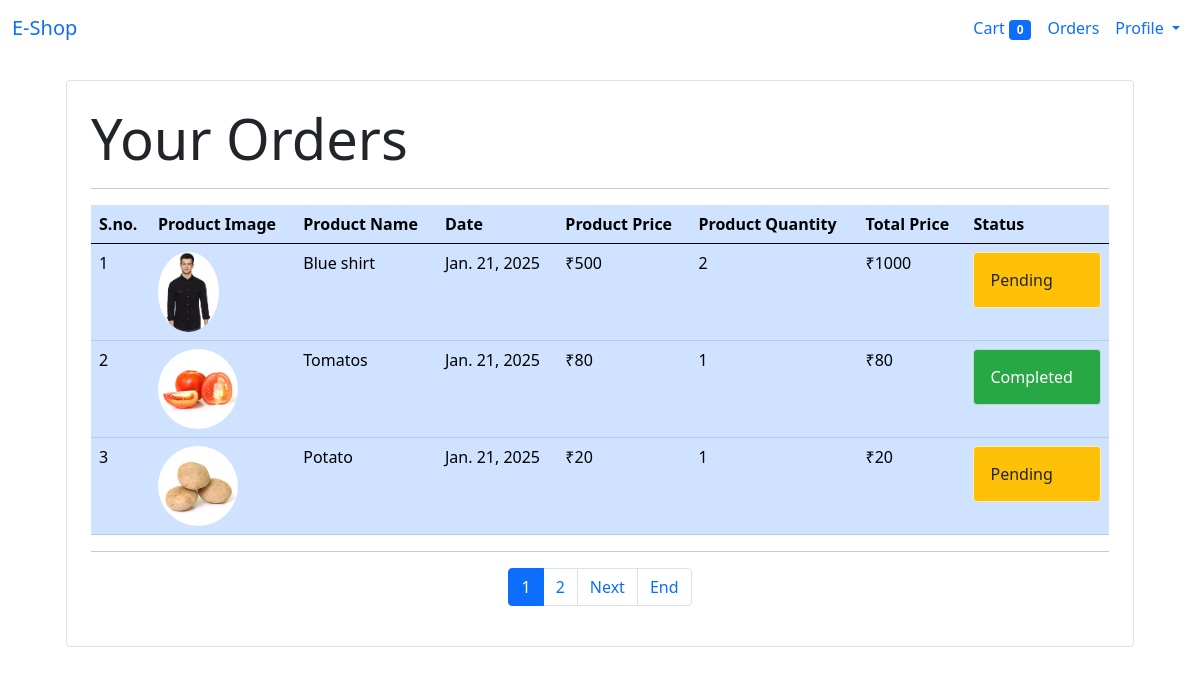
/orders/ (signed in), run on an earlier commit of the app's database.
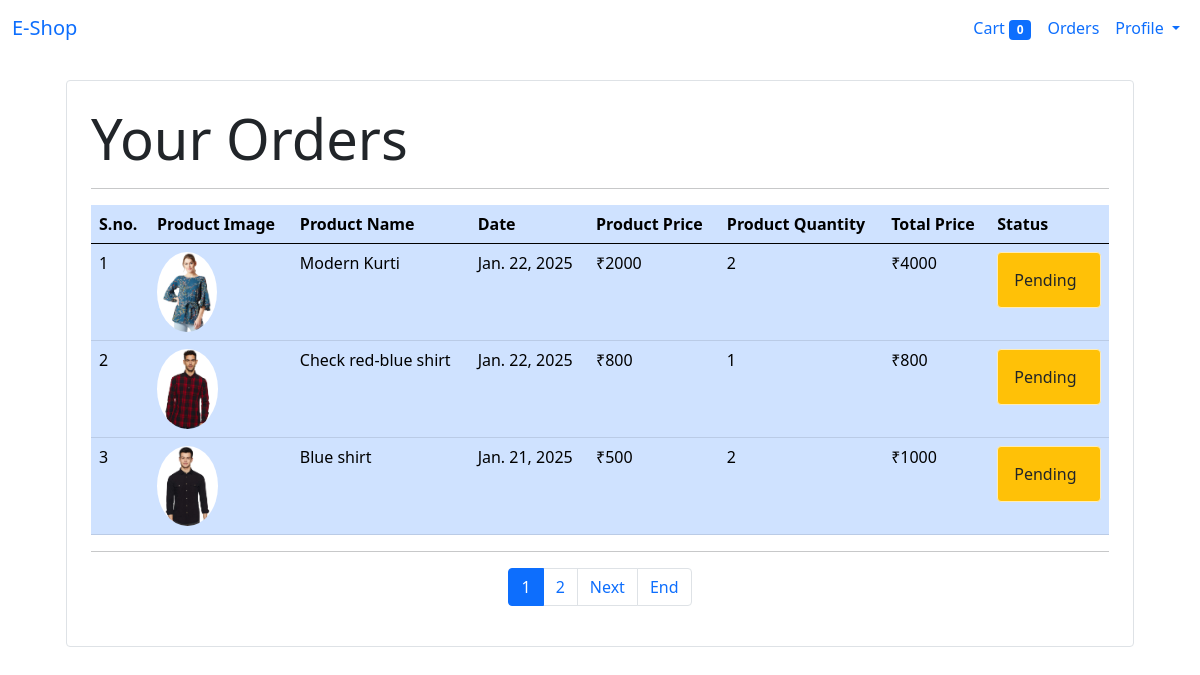
And on a later commit of the database.
### store/models/orders.py (models this page shows)
class Orders(models.Model):
    customer_id = models.ForeignKey(Customer, on_delete=models.CASCADE)
    product_id = models.ForeignKey(Product, on_delete=models.CASCADE)
    quantity = models.IntegerField(default=1)
    price = models.IntegerField()
    address = models.CharField(max_length=400,blank=False,default="Default Address")
    phone = models.CharField(max_length=15,blank=False,default="0000")
    date = models.DateField(default=datetime.datetime.today)
    status= models.BooleanField(default=False)

### store/models/product.py (models this page shows)
class Product(models.Model):
    product_name= models.CharField(max_length=100)
    product_price= models.IntegerField(default=0)
    category = models.ForeignKey(Categories, on_delete=models.CASCADE, default=1)
    product_image = models.ImageField(upload_to='media/')
    product_quantity = models.IntegerField(default=0)

### store/middleware/check_auth.py (the view)
    def middleware(request):
        return_url = request.META['PATH_INFO']
        if not request.session.get('session_customer_id'):
            return redirect(f'/login?return_url={return_url}') #this will be shown on the link of login when redirected through middleware
        response = get_response(request) # pass to the view
        return response

### store/templatetags/cart_filters.py (called while the page is built)
@register.filter
def currency(number):
    return "₹"+str(number)

@register.filter
def orders_total(quantity,price):
    return quantity*price

### store/templates/order.html (shortened to what this page needs)
{%extends "store_master_template.html"%}
{%load cart_filters%}
{% block body %}
{%include 'navbar.html'%}
    <div class="container">
         <div class="border rounded p-4 m-4">
            <p class="display-4 pl-4 ml-4">Your Orders</p>
            <hr>
            <div class="table-responsive" >
                <table class="table table-primary" >
                    <thead>
                        <tr>
                            <th scope="col">S.no. </th>
                            <th scope="col">Product Image</th>
                            <th scope="col">Product Name</th>
                            <th scope="col">Date</th>
                            <th scope="col">Product Price</th>
                            <th scope="col">Product Quantity</th>
                            <th scope="col">Total Price</th>
                            <th scope="col">Status</th>
                        </tr>
                    </thead>
                    <tbody>
                        {%for order in orders%}
                        <tr class="">
                            <td scope="row">{{forloop.counter}}</td>
                            <td><img style="height: 80px;" class="rounded-circle" src="{{order.product_id.product_image.url}}" alt=""></td>
                            <td>{{order.product_id.product_name}}</td>
                            <td>{{order.date}}</td>
                            <td>{{order.price| currency }}</td>
                            <td>{{order.quantity}}</td>
                            <td>{{order.quantity | orders_total:order.price| currency }}</td>
                            {%if order.status %}
                            <td>
                                <div class="alert alert-success" role="alert" style="background-color: #28a745; color: #ffffff;">
                                Completed
                                </div>
                            </td>
                            {%else%}
                            <td>
                                <div class="alert alert-warning" role="alert" style="background-color: #ffc107; color: #212529;">
                                Pending
                                </div>
                            </td>
                            {%endif%}
                        </tr>
                        {%endfor%}
                    </tbody>
                </table>
                <hr>
                <div class="d-flex justify-content-center">
                    <nav aria-label="...">
                        <ul class="pagination">
                            {%for page in list_of_page_numbers%}
                                <li class="page-item {% if page == orders.number %}active{% endif %}" >
                                    <a class="page-link" href="/orders/?page={{page}}">{{page}}</a>
                                </li>
                            {%endfor%}
                          {%if orders.has_next%}
                          <li class="page-item">
                            <a class="page-link" href="/orders/?page={{orders.next_page_number}}">Next</a>
                          </li>
                          <li class="page-item">
                            <a class="page-link" href="/orders/?page={{last_page}}">End</a>
                          </li>
                          {%endif%}
                        </ul>
                      </nav>
                </div>
            </div>
         </div>
    </div>
{% endblock %}

What changed in the data, as far as the page shows it:
no longer on this page (row unchanged): Orders: product_id.product_image (picture), product_id.product_name "Tomatos", date "Jan. 21, 2025", price "₹80", quantity "1", quantity|orders_total "₹80", status "Completed"
no longer on this page (row unchanged): Orders: product_id.product_image (picture), product_id.product_name "Potato", date "Jan. 21, 2025", price "₹20", quantity "1", quantity|orders_total "₹20", status "Pending"
added Orders: product_id.product_image (picture), product_id.product_name "Modern Kurti", date "Jan. 22, 2025", price "₹2000", quantity "2", quantity|orders_total "₹4000", status "Pending"
added Orders: product_id.product_image (picture), product_id.product_name "Check red-blue shirt", date "Jan. 22, 2025", price "₹800", quantity "1", quantity|orders_total "₹800", status "Pending"
